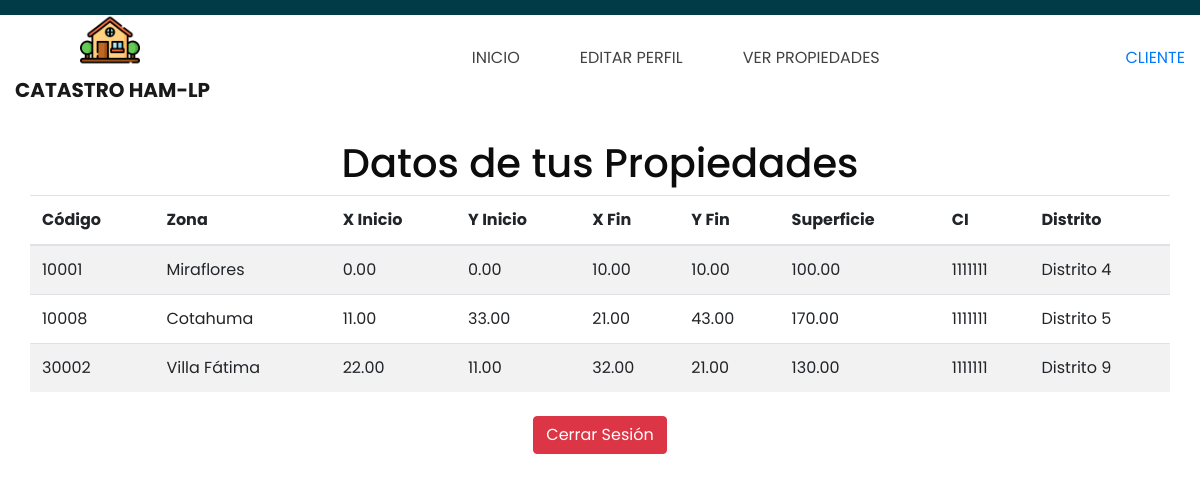
Screenshot of /2/paginas/login/clientepro.php (signed in) with the database file from the repository.
### tables this page shows
CREATE TABLE `catastro` (
  `id_catastro` int(11) NOT NULL,
  `distrito` varchar(100) DEFAULT NULL,
  `zona` varchar(100) DEFAULT NULL,
  `xini` decimal(10,2) DEFAULT NULL,
  `yini` decimal(10,2) DEFAULT NULL,
  `xfin` decimal(10,2) DEFAULT NULL,
  `yfin` decimal(10,2) DEFAULT NULL,
  `superficie` decimal(10,2) DEFAULT NULL,
  `ci` int(11) DEFAULT NULL
);

### 2/paginas/login/clientepro.php (the view, shortened to what this page needs)
<?php
include('db_connection.php');
$username = $_SESSION['username'];
$query = "SELECT ci FROM users WHERE username = ?";
$stmt = $conn->prepare($query);
$stmt->bind_param('s', $username);
$stmt->execute();
$result = $stmt->get_result();
$client = $result->fetch_assoc();
$client_ci = $client['ci'];
$query = "SELECT * FROM catastro WHERE ci = ?";
$stmt = $conn->prepare($query);
$stmt->bind_param('i', $client_ci);
$stmt->execute();
$result = $stmt->get_result();
?>
<!DOCTYPE html>
<html lang="es">
<head>
    <link rel="stylesheet" href="../css/bootstrap.css">
    <link rel="stylesheet" href="../css/style.css">
    <link rel="stylesheet" href="../css/responsive.css">
</head>
<body>
    <div class="hero_area">
        <div class="container-fluid">
            <nav class="navbar navbar-expand-lg custom_nav-container">
                <a class="navbar-brand" href="index.php">
                    <img src="../images/logocasa.png" alt="Logo La Paz" style="width: 60px; height: auto;">
                    <span>Catastro HAM-LP</span>
                </a>
                <div class="collapse navbar-collapse" id="navbarNav">
                    <ul class="navbar-nav mx-auto">
                    <li class="nav-item">
                            <a class="nav-link" href="cliente.php">Inicio</a>
                        </li>
                        <li class="nav-item">
                            <a class="nav-link" href="clienteedit.php">Editar Perfil</a>
                        </li>
                        <li class="nav-item">
                            <a class="nav-link" href="clientepro.php">Ver Propiedades</a>
                        </li>
                    </ul>
                    <div class="quote_btn-container">
                        <a href="">CLIENTE</a>
                    </div>
                </div>
            </nav>
        </div>
        <div class="container mt-4">
            <h1 class="text-center">Datos de tus Propiedades</h1>
            <?php if ($result->num_rows > 0): ?>
                <table class="table table-striped">
                    <thead>
                        <tr>
                            <th>Código</th>
                            <th>Zona</th>
                            <th>X Inicio</th>
                            <th>Y Inicio</th>
                            <th>X Fin</th>
                            <th>Y Fin</th>
                            <th>Superficie</th>
                            <th>CI</th>
                            <th>Distrito</th>
                        </tr>
                    </thead>
                    <tbody>
                        <?php while ($row = $result->fetch_assoc()): ?>
                            <tr>
                                <td><?php echo $row['id_catastro']; ?></td>
                                <td><?php echo htmlspecialchars($row['zona']); ?></td>
                                <td><?php echo $row['xini']; ?></td>
                                <td><?php echo $row['yini']; ?></td>
                                <td><?php echo $row['xfin']; ?></td>
                                <td><?php echo $row['yfin']; ?></td>
                                <td><?php echo $row['superficie']; ?></td>
                                <td><?php echo $row['ci']; ?></td>
                                <td><?php echo htmlspecialchars($row['distrito']); ?></td>
                            </tr>
                        <?php endwhile; ?>
                    </tbody>
                </table>
            <?php else: ?>
                <p class="text-center">No tienes propiedades disponibles.</p>
            <?php endif; ?>
            <div class="text-center mt-4">
                <a href="logout.php" class="btn btn-danger">Cerrar Sesión</a>
            </div>
        </div>
    </div>
</body>
</html>

### 2/paginas/css/style.css (style rules this page uses)
body { font-family: "Poppins", sans-serif; color: #0c0c0c; background-color: #ffffff; }
.hero_area { height: 98vh; position: relative; }
.hero_area::before { content: ""; position: absolute; width: 100%; height: 15px; background-color: #023b48; }
.custom_nav-container.navbar-expand-lg .navbar-nav .nav-link { padding: 10px 30px; color: #434242; text-align: center; text-transform: uppercase; }
a, a:hover, a:focus { text-decoration: none; }
.btn, .btn:focus { outline: none !important; -webkit-box-shadow: none; box-shadow: none; }
.navbar-brand, .navbar-brand:hover { text-transform: uppercase; font-weight: bold; font-size: 24px; color: #fafcfd; }
.navbar-brand { display: -webkit-box; display: -ms-flexbox; display: flex; -webkit-box-align: center; -ms-flex-align: center; align-items: center; -webkit-box-orient: vertical; -webkit-box-direction: normal; -ms-flex-direction: column; flex-direction: column; }
.navbar-brand img { width: 30px; margin-right: 5px; }
.navbar-brand span { font-size: 20px; font-weight: 700; color: #191919; margin-top: 5px; }
.custom_nav-container { z-index: 99999; padding: 5px 0; }

### 2/paginas/css/responsive.css (style rules this page uses)
@media (min-width: 1200px) { .container { max-width: 1170px; } }

### rows the page displays
catastro: id_catastro "10001", zona "Miraflores", xini "0.00", yini "0.00", xfin "10.00", yfin "10.00", superficie "100.00", ci "1111111", distrito "Distrito 4"
catastro: id_catastro "10008", zona "Cotahuma", xini "11.00", yini "33.00", xfin "21.00", yfin "43.00", superficie "170.00", ci "1111111", distrito "Distrito 5"
catastro: id_catastro "30002", zona "Villa Fátima", xini "22.00", yini "11.00", xfin "32.00", yfin "21.00", superficie "130.00", ci "1111111", distrito "Distrito 9"
